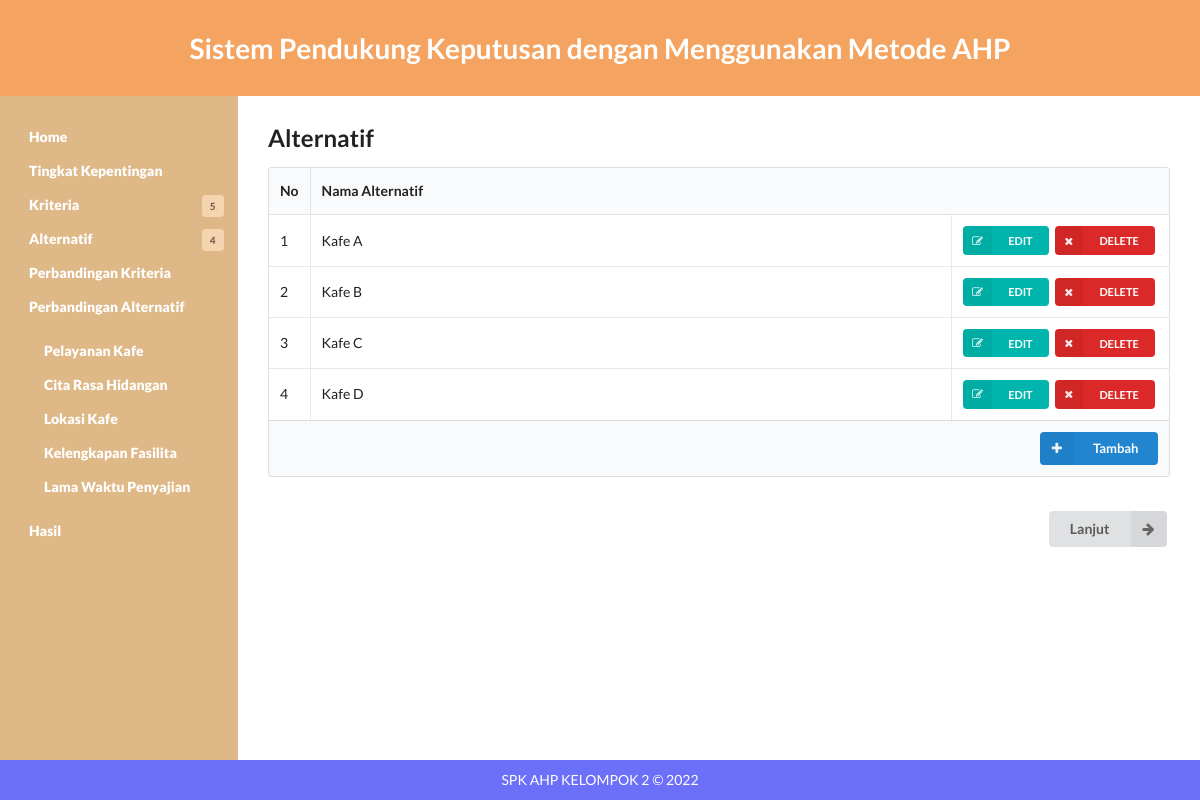
The page /alternatif.php on the database its author committed.
### tables this page shows
CREATE TABLE `alternatif` (
  `id` int(11) NOT NULL,
  `nama` varchar(20) NOT NULL
);

### alternatif.php (the view, shortened to what this page needs)
<?php
	include('fungsi.php');
	include('header.php');
?>
<section class="content">
	<h2 class="ui header">Alternatif</h2>
	<table class="ui celled table">
		<thead>
			<tr>
				<th class="collapsing">No</th>
				<th colspan="2">Nama Alternatif</th>
			</tr>
		</thead>
		<tbody>
		<?php
			$query = "SELECT id,nama FROM alternatif ORDER BY id";
			$result	= mysqli_query($koneksi, $query);
			$i = 0;
			while ($row = mysqli_fetch_array($result)) {
				$i++;
		?>
			<tr>
				<td><?php echo $i ?></td>
				<td><?php echo $row['nama'] ?></td>
				<td class="right aligned collapsing">
					<form method="post" action="alternatif.php">
						<button type="submit" name="edit" class="ui mini teal left labeled icon button"><i class="right edit icon"></i>EDIT</button>
						<button type="submit" name="delete" class="ui mini red left labeled icon button"><i class="right remove icon"></i>DELETE</button>
					</form>
				</td>
			</tr>
<?php } ?>
		</tbody>
		<tfoot class="full-width">
			<tr>
				<th colspan="3">
					<a href="tambah.php?jenis=alternatif">
						<div class="ui right floated small primary labeled icon button">
						<i class="plus icon"></i>Tambah
						</div>
					</a>
				</th>
			</tr>
		</tfoot>
	</table>
	<br>
	<form action="bobot_kriteria.php">
	<button class="ui right labeled icon button" style="float: right;">
		<i class="right arrow icon"></i>
		Lanjut
	</button>
	</form>
</section>
<?php include('footer.php'); ?>

### css/style.css (style rules this page uses)
html { display: -webkit-box; display: -ms-flexbox; display: flex; -webkit-box-orient: vertical; -webkit-box-direction: normal; -ms-flex-direction: column; flex-direction: column; }
body { display: -webkit-box; display: -ms-flexbox; display: flex; -webkit-box-orient: vertical; -webkit-box-direction: normal; -ms-flex-direction: column; flex-direction: column; min-height: 100vh; }
.content { display: block; -webkit-box-flex: 1; -ms-flex: 1; flex: 1; }
body { margin: 0; background: #fff; }
header, nav, section, footer { padding: 10px 30px; margin: 0; color: #fff; }
section { background: white; color: black; padding: 30px; }

### rows shown on the page
alternatif: nama "Kafe A"
alternatif: nama "Kafe B"
alternatif: nama "Kafe C"
alternatif: nama "Kafe D"

### other values the page prints
getJumlahKriteria() "5"
getJumlahAlternatif() "4"
getKriteriaNama($i) "Pelayanan Kafe"
getKriteriaNama($i) "Cita Rasa Hidangan"
getKriteriaNama($i) "Lokasi Kafe"
getKriteriaNama($i) "Kelengkapan Fasilita"
getKriteriaNama($i) "Lama Waktu Penyajian"
